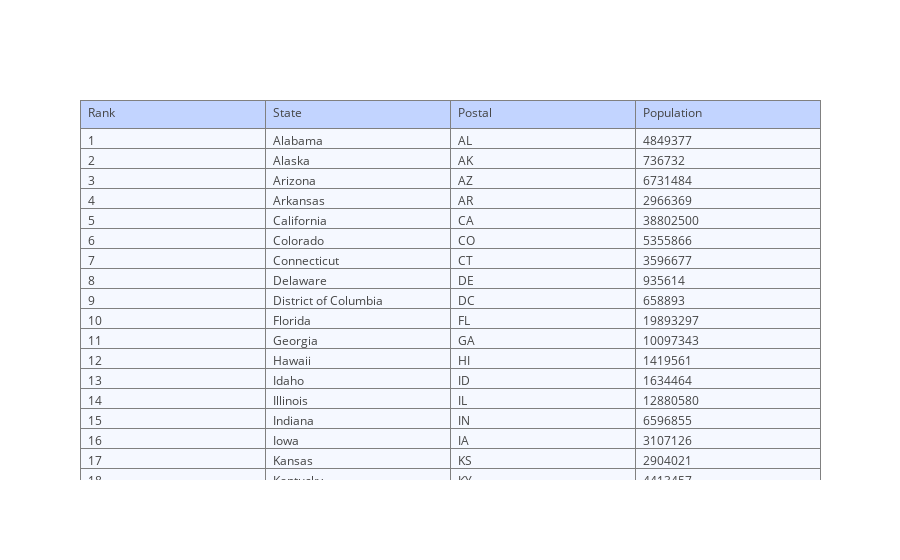

The notebook cell this image was saved under:
### Markdown cell above
# Use a Panda's Dataframe

### Code cell
df = pd.read_csv('https://raw.githubusercontent.com/plotly/datasets/master/2014_usa_states.csv')
trace = go.Table(
    header=dict(
        values=list(df.columns),
        fill = dict(color='#C2D4FF'),
        align = ['left'] * 5
    ),
    cells=dict(
        values=[df.Rank, df.State, df.Postal, df.Population],
        fill = dict(color='#F5F8FF'),
        align = ['left'] * 5
    )
)
plotly.offline.iplot([trace] , filename='pandas_table')

### Figure 1 — Plotly figure (JSON) as saved in the notebook; plotly's stock layout.template omitted (floating-point values rounded to 4 significant figures; data arrays with more than 128 entries replaced by an {"elided": "..."} marker saying what was removed)
{"data": [{"cells": {"align": ["left", "left", "left", "left", "left"], "fill": {"color": "#F5F8FF"}, "values": {"elided": "4x52 mixed values"}}, "header": {"align": ["left", "left", "left", "left", "left"], "fill": {"color": "#C2D4FF"}, "values": ["Rank", "State", "Postal", "Population"]}, "type": "table", "uid": "3d1bc531-de1e-4ad0-8f77-a4b6d9eb259a"}], "layout": {}}
